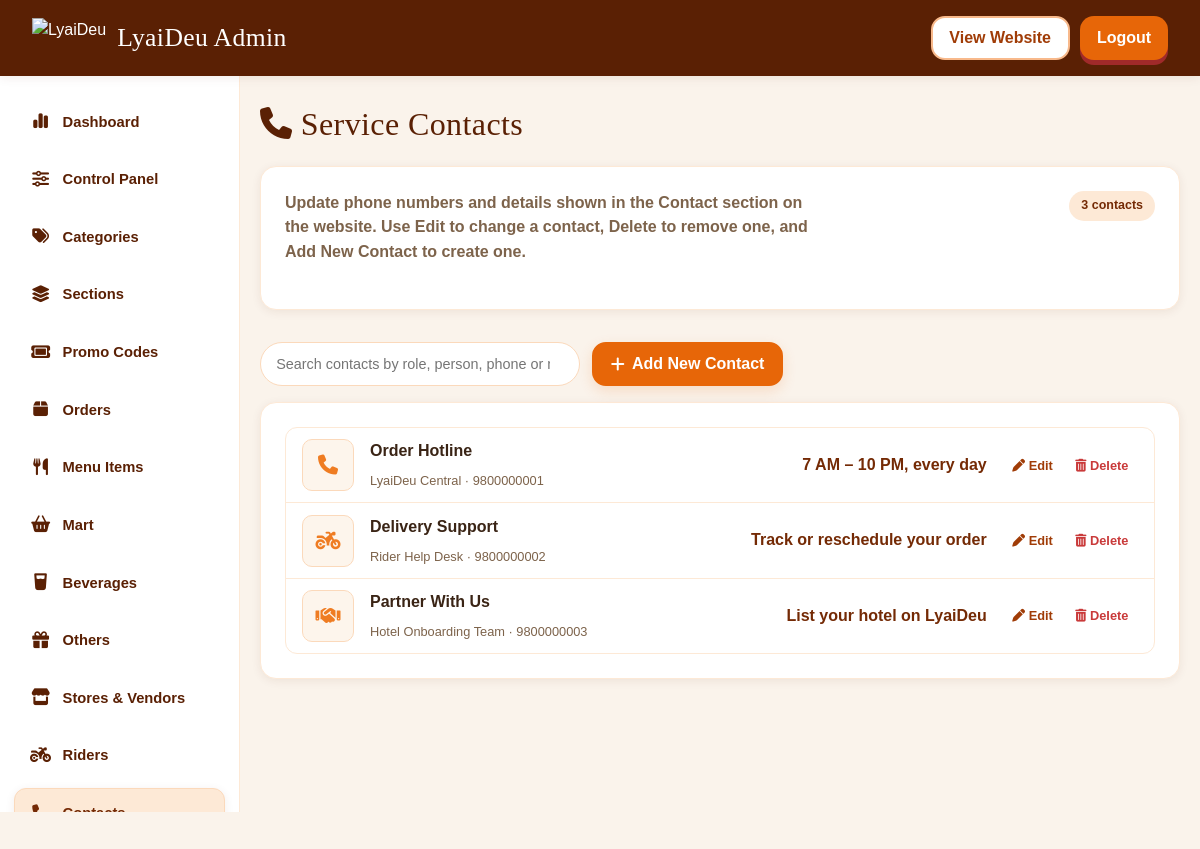
Page /admin_contacts.php (signed in) on the committed database.
### tables this page shows
CREATE TABLE IF NOT EXISTS contacts (
  id INT UNSIGNED NOT NULL AUTO_INCREMENT,
  role VARCHAR(255) NOT NULL,
  person VARCHAR(255) NOT NULL DEFAULT '',
  phone VARCHAR(20) NOT NULL DEFAULT '',
  note VARCHAR(255) NOT NULL DEFAULT '',
  ico VARCHAR(50) NOT NULL DEFAULT '',
  PRIMARY KEY (id)
);

### admin_contacts.php (the view, shortened to what this page needs)
<?php
require_once __DIR__ . '/admin_inc.php';
require_once __DIR__ . '/db.php';
try {
    $contacts = $pdo->query(
        'SELECT id, role, person, phone, note, ico FROM contacts ORDER BY id'
    )->fetchAll();
} catch (Throwable $e) {
    http_response_code(500);
    exit('Could not load contacts.');
}
$ce = fn($v) => htmlspecialchars((string)$v, ENT_QUOTES, 'UTF-8');
function contact_thumb_html(string $ico): string {
    $icon = preg_replace('/[^a-z0-9-]/', '', $ico);
    return '<span class="pm-thumb pm-thumb-empty"><i class="fa-solid ' . htmlspecialchars($icon, ENT_QUOTES, 'UTF-8') . '"></i></span>';
}
?>
<section class="admin-section">
    <div class="admin-section-top">
        <p class="section-sub">Update phone numbers and details shown in the Contact section on the website. Use <strong>Edit</strong> to change a contact, <strong>Delete</strong> to remove one, and <strong>Add New Contact</strong> to create one.</p>
        <span class="admin-count-badge"><?= count($contacts) ?> contacts</span>
    </div>
</section>
<div class="pm-toolbar">
    <input type="search" class="wp-cat-search pm-search" id="contactSearch" placeholder="Search contacts by role, person, phone or note…" aria-label="Search contacts">
    <button type="button" class="btn btn-primary" id="addContactBtn"><i class="fa-solid fa-plus"></i> Add New Contact</button>
</div>
<section class="admin-section">
    <div class="pm-list" id="contactList">
        <?php foreach ($contacts as $i => $c): $id = (int)$c['id']; ?>
        <div class="pm-row" data-search="<?= $ce(strtolower((string)$c['role'] . ' ' . $c['person'] . ' ' . $c['phone'] . ' ' . $c['note'])) ?>">
            <div class="pm-item">
                <?= contact_thumb_html((string)$c['ico']) ?>
                <span class="pm-body">
                    <span class="pm-name"><?= $ce($c['role']) ?></span>
                    <span class="pm-meta"><?= $ce($c['person']) ?><?= $c['person'] !== '' ? ' · ' : '' ?><?= $ce($c['phone']) ?></span>
                </span>
                <span class="pm-price pm-vendor-row"><?= $ce($c['note']) ?></span>
                <span class="pm-actions">
                    <button type="button" class="pm-act pm-edit" data-target="pm-edit-<?= $id ?>"><i class="fa-solid fa-pen"></i> Edit</button>
                    <form class="pm-del-inline" action="admin_save" method="POST">
                        <button type="submit" class="pm-act pm-del-btn" data-confirm="<?= $ce('Delete the "' . $c['role'] . '" contact? This cannot be undone.') ?>"><i class="fa-solid fa-trash-can"></i> Delete</button>
                    </form>
                </span>
            </div>
        </div>
        <?php endforeach; ?>
    </div>
</section>

### rows in the picture
contacts: role "Order Hotline", person "LyaiDeu Central", phone "9800000001", note "7 AM – 10 PM, every day"
contacts: role "Delivery Support", person "Rider Help Desk", phone "9800000002", note "Track or reschedule your order"
contacts: role "Partner With Us", person "Hotel Onboarding Team", phone "9800000003", note "List your hotel on LyaiDeu"

### other values in the picture
$item['label'] "Dashboard"
$item['label'] "Control Panel"
$item['label'] "Categories"
$item['label'] "Sections"
$item['label'] "Promo Codes"
$item['label'] "Orders"
$item['label'] "Menu Items"
$item['label'] "Mart"
$item['label'] "Beverages"
$item['label'] "Others"
$item['label'] "Stores & Vendors"
$item['label'] "Riders"
$heading "Service Contacts"
count($contacts) "3"
